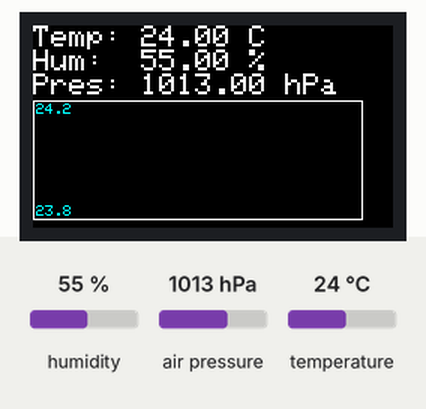
A sketch run on a simulated ESP32. Shown: 240×135 colour display. Inputs (shaded band) come from the test bench; at power-on: temperature 24 °C, humidity 55 %, air pressure 1013 hPa.

Above: at 2.3 s.
2.4 s: temperature set to 12 °C
At 4.2 s:
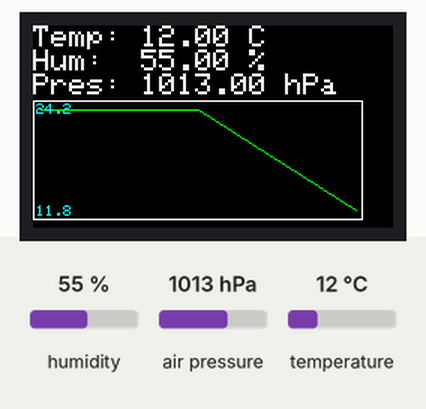
6.6 s: humidity set to 22 %
At 8.4 s:
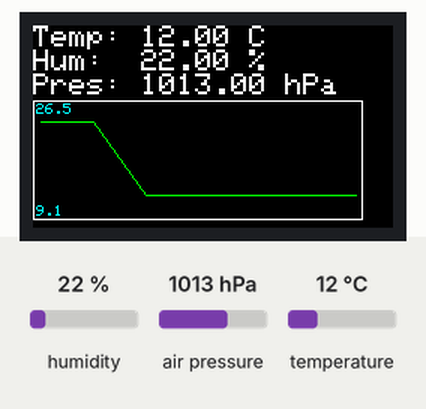
10.1 s: air pressure set to 952 hPa
At 11.4 s:
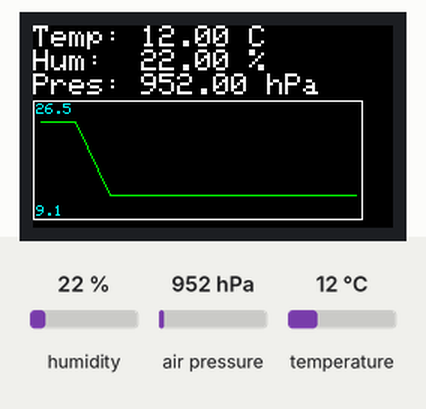
13.3 s: humidity set to 40 %
At 14.7 s:
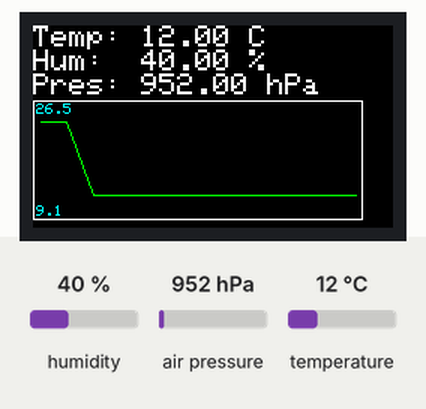
Timing chart, 0 to 16.3 s (numbered marks = the images above; inputs shaded):
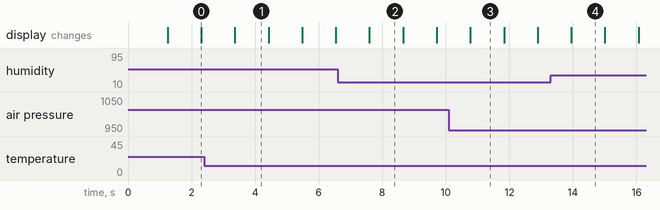

Measured:
- after the input at 2.4 s, the display: changes after 0.96 s (image 1)
- what the display in image 0 shows lasts 1.1 s, from 1.2 s to 2.3 s

The sketch:

lesson2_M5StickC.ino
```cpp
#include <Wire.h>
#include <M5StickCPlus.h> // Plus用ライブラリ
#include <Adafruit_Sensor.h>
#include <Adafruit_BME280.h>

// BME280のインスタンス作成
Adafruit_BME280 bme;

float temp = 0; //温度の値
float hum = 0;  //湿度の値
float pres = 0; //圧力の値

// ==== lesson2 で追加 ====
// グラフを表示するための設定
const int GRAPH_HISTORY_SIZE = 20;  // グラフに表示するデータの数
const int GRAPH_X_START = 0;        // グラフの左端の位置
const int GRAPH_Y_START = 50;       // グラフの上端の位置
const int GRAPH_WIDTH = 220;        // グラフの幅
const int GRAPH_HEIGHT = 80;        // グラフの高さ

// 過去の温度データを保存する配列
float tempHistory[GRAPH_HISTORY_SIZE];
int historyIndex = 0; // 次にデータを保存する位置
bool historyFilled = false; // 配列が満杯になったかどうか

// グラフの表示範囲を保持（急な変化でも範囲が変わらないように）
float graphMinVal = 0;  // グラフの最小値
float graphMaxVal = 0;  // グラフの最大値
bool graphRangeInitialized = false; // 範囲が初期化されたかどうか

// ========================

void setup() {
    M5.begin();
    Serial.begin(115200);

    // I2C通信の初期化 (M5StickC/PlusのGroveポート: SDA=32, SCL=33)
    Wire.begin(32, 33);

    // BME280の初期化 (0x76は多くのアドオンのデフォルトアドレス)
    if (!bme.begin(0x76, &Wire)) {
        Serial.println("Could not find a valid BME280 sensor, check wiring!");
        M5.Lcd.println("Sensor Error");
        while (1);
    }

    // ディスプレイの初期設定
    M5.Lcd.setRotation(1);    // 横向き
    M5.Lcd.setTextSize(2);    // 文字サイズ
    M5.Lcd.fillScreen(BLACK); // 画面クリア
    M5.Lcd.println("BME280 Init OK");
    delay(1000);

    // ==== lesson2 で追加 ====
    // 履歴配列の初期化
    for (int i = 0; i < GRAPH_HISTORY_SIZE; i++) {
        tempHistory[i] = 0;
    }
    // ========================
}

// ==== lesson2 で追加 ====
// グラフを描画する関数
// value: 現在の値（温度、湿度、気圧など）
void drawGraph(float value) {
    // 新しい値を配列に保存
    tempHistory[historyIndex] = value;
    historyIndex++;
    // 配列の最後まで来たら最初に戻る
    if (historyIndex >= GRAPH_HISTORY_SIZE) {
        historyIndex = 0;
        historyFilled = true;
    }

    // グラフを描く場所を黒で塗りつぶす
    M5.Lcd.fillRect(GRAPH_X_START, GRAPH_Y_START, GRAPH_WIDTH, GRAPH_HEIGHT, BLACK);

    // グラフの枠を白い線で描く
    M5.Lcd.drawRect(GRAPH_X_START, GRAPH_Y_START, GRAPH_WIDTH, GRAPH_HEIGHT, WHITE);

    // データの最大値と最小値を計算
    float minVal = 999, maxVal = -999;
    int dataCount = historyFilled ? GRAPH_HISTORY_SIZE : historyIndex;

    if (dataCount == 0) return;

    // 最大値と最小値を計算（循環バッファを考慮）
    for (int i = 0; i < dataCount; i++) {
        int idx;
        if (historyFilled) {
            // 配列が満杯の場合、historyIndexから時系列順に取得
            idx = (historyIndex + i) % GRAPH_HISTORY_SIZE;
        } else {
            // 配列が満杯でない場合、0から順番に取得
            idx = i;
        }
        float val = tempHistory[idx];
        if (val < minVal) minVal = val;
        if (val > maxVal) maxVal = val;
    }

    // グラフの表示範囲を決定（急な変化でも範囲が変わらないように）
    if (!graphRangeInitialized) {
        // 初回は現在のデータ範囲に余裕を持たせて設定
        float range = maxVal - minVal;
        if (range < 1.0) range = 1.0;  // 最小範囲を確保
        graphMinVal = minVal - range * 0.2;  // 上下20%の余裕
        graphMaxVal = maxVal + range * 0.2;
        graphRangeInitialized = true;
    } else {
        // 既に範囲が設定されている場合、新しい値が範囲外に出た場合のみ拡張
        float margin = (graphMaxVal - graphMinVal) * 0.1;  // 現在の範囲の10%をマージンとして使用
        if (maxVal > graphMaxVal - margin) {
            // 上限に近づいたら、余裕を持たせて拡張
            float range = graphMaxVal - graphMinVal;
            if (range < 1.0) range = 1.0;
            graphMaxVal = maxVal + range * 0.2;  // 20%の余裕を追加
        }
        if (minVal < graphMinVal + margin) {
            // 下限に近づいたら、余裕を持たせて拡張
            float range = graphMaxVal - graphMinVal;
            if (range < 1.0) range = 1.0;
            graphMinVal = minVal - range * 0.2;  // 20%の余裕を追加
        }
    }

    // 表示用の範囲を設定
    minVal = graphMinVal;
    maxVal = graphMaxVal;

    // グラフの線を描画
    if (dataCount > 1) {
        for (int i = 0; i < dataCount - 1; i++) {
            // 時系列順にデータを取得（循環バッファを考慮）
            int idx1, idx2;
            if (historyFilled) {
                // 配列が満杯の場合、historyIndexから時系列順に取得
                idx1 = (historyIndex + i) % GRAPH_HISTORY_SIZE;
                idx2 = (historyIndex + i + 1) % GRAPH_HISTORY_SIZE;
            } else {
                // 配列が満杯でない場合、0から順番に取得
                idx1 = i;
                idx2 = i + 1;
            }

            int x1 = GRAPH_X_START + 5 + (i * (GRAPH_WIDTH - 10) / (dataCount - 1));
            int y1 = GRAPH_Y_START + GRAPH_HEIGHT - 5 - ((tempHistory[idx1] - minVal) * (GRAPH_HEIGHT - 10) / (maxVal - minVal));

            int x2 = GRAPH_X_START + 5 + ((i + 1) * (GRAPH_WIDTH - 10) / (dataCount - 1));
            int y2 = GRAPH_Y_START + GRAPH_HEIGHT - 5 - ((tempHistory[idx2] - minVal) * (GRAPH_HEIGHT - 10) / (maxVal - minVal));

            // 範囲チェック
            if (y1 < GRAPH_Y_START + 5) y1 = GRAPH_Y_START + 5;
            if (y1 > GRAPH_Y_START + GRAPH_HEIGHT - 5) y1 = GRAPH_Y_START + GRAPH_HEIGHT - 5;
            if (y2 < GRAPH_Y_START + 5) y2 = GRAPH_Y_START + 5;
            if (y2 > GRAPH_Y_START + GRAPH_HEIGHT - 5) y2 = GRAPH_Y_START + GRAPH_HEIGHT - 5;

            M5.Lcd.drawLine(x1, y1, x2, y2, GREEN);
        }
    }

    // 最小値と最大値を表示
    M5.Lcd.setTextSize(1);
    M5.Lcd.setTextColor(CYAN);
    M5.Lcd.setCursor(GRAPH_X_START + 2, GRAPH_Y_START + GRAPH_HEIGHT - 10);
    M5.Lcd.printf("%.1f", minVal);
    M5.Lcd.setCursor(GRAPH_X_START + 2, GRAPH_Y_START + 2);
    M5.Lcd.printf("%.1f", maxVal);
    M5.Lcd.setTextSize(2);
}
// ========================

void loop() {
    // --- センサーから実際の値を取得 ---
    temp = bme.readTemperature();          // 温度 (℃)
    hum  = bme.readHumidity();             // 湿度 (%)
    pres = bme.readPressure() / 100.0F;    // 気圧 (hPaに変換)
    M5.Lcd.setCursor(0,0);
    // --- ディスプレイ表示の更新 ---
    M5.Lcd.fillScreen(BLACK);

    M5.Lcd.setTextColor(WHITE);
    M5.Lcd.printf("Temp: %.2f C\n", temp);
    M5.Lcd.printf("Hum:  %.2f %%\n", hum);
    M5.Lcd.printf("Pres: %.2f hPa\n", pres);

    // ==== lesson2 で追加 ====
    // グラフを描画（取得した値だけを渡す）
    // 参加者ミッション: 気圧や湿度のグラフを表示するように変更してみましょう
    // 例: drawGraph(pres);  // 気圧のグラフ
    // 例: drawGraph(hum);  // 湿度のグラフ
    drawGraph(temp);  // 温度のグラフ
    // ========================

    delay(1000); // 1秒ごとに更新
}
```
